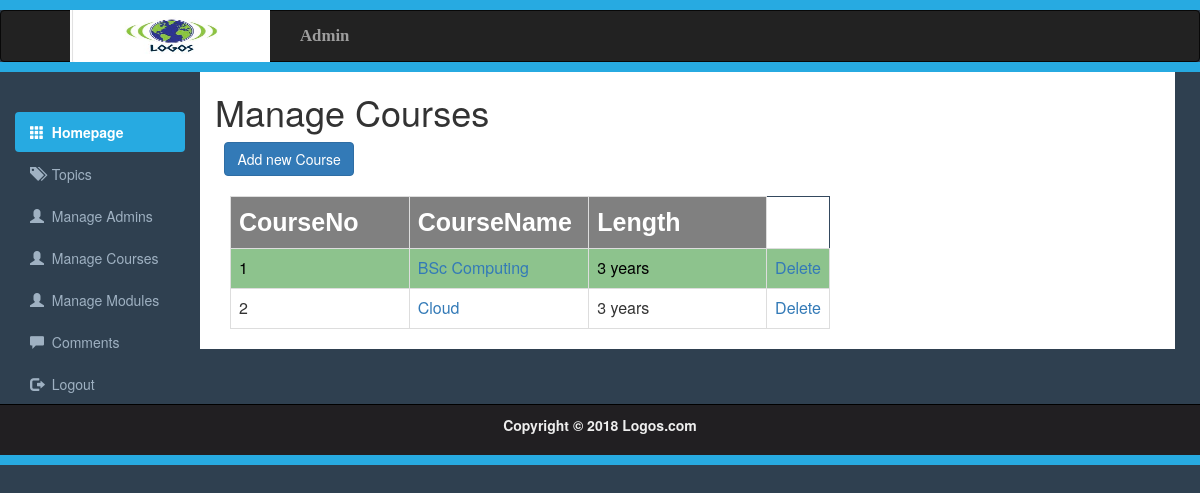
The page /TeamProject/manageCourses.php on the database as committed earlier.
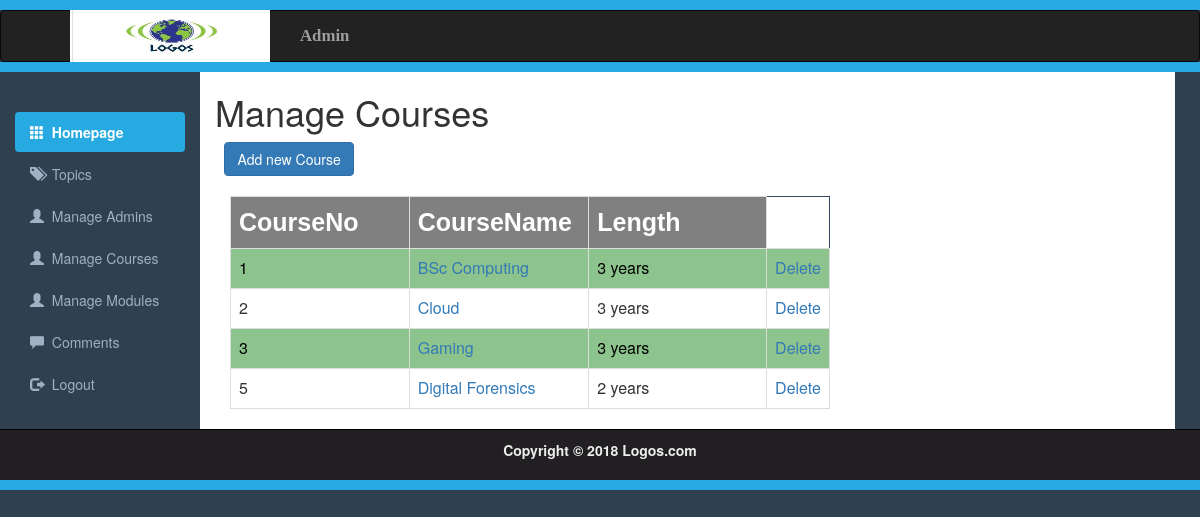
The same page on the database as committed later.
### tables this page shows
CREATE TABLE `course` (
  `CourseNo` int(11) NOT NULL,
  `CourseName` varchar(255) NOT NULL,
  `Length` int(11) NOT NULL
);

### TeamProject/manageCourses.php (the view, shortened to what this page needs)
<?php include 'adminHeader.php';?>
<?php include 'adminSidebar.php';?>
<?php include("includes/Functions.php");?>
<!DOCTYPE html>
<html lang="en">
	<head>
		<link rel="stylesheet" href="css/bootstrap.min.css">
		<link rel="stylesheet" href="css/adminstyles.css">
	</head>
	<body>
		<div class="container-fluid">
			<div class="col-sm-10">
				<h1>Manage Courses</h1>
					<div id="button">
					<button type='submit'  id=newCourse class='btn btn-primary'>Add new Course</button><br><br>
					</div>
				<div id='newCourseDiv' style=display:none>
						<br><br>
						<div class="col-md-4 col-md-offset-0" >
							<form method='POST' action='courseHandler.php'>
								<table class="table table-sm">
									<thead>
										<tr><td><strong>Course Name </strong><input name='CourseName' type='text' size='29' REQUIRED /></td></tr><strong>
										<tr><td><button type='submit'  name='submit' class='btn btn-primary'>Submit</button></td></tr></thead>
								</table>
							</form>
					</div>
					<br><br><br><br><br><br><br><br><br><br><br><br><br><br>
				</div>
					<div class="col-md-8 col-md-offset-0" >
						<table class="table table-bordered" >
			<tr><th>CourseNo</th><th>CourseName</th><th>Length</th></tr>
			<?php
			$courseResult = mysqli_query($con,'SELECT * FROM course');
			while($row=mysqli_fetch_array($courseResult))
			{
				print('<tr><td>'.$row['CourseNo'].'</td><td><a href=editCourse.php?CourseNo='.$row['CourseNo'].'>'.$row['CourseName'].'</td><td>'.$row['Length'].' years</td><td><a href=deleteCourse.php?CourseNo='.$row['CourseNo'].'>Delete</a></td></tr>');
			}
			?>
		</table>
		</div>
		</div>
		</div>
	<?php include 'adminFooter.php';?>
	</body>
</html>

Rows that differ between the two databases and show on the page:
added course: CourseNo "3", CourseName "Gaming", Length "3"
added course: CourseNo "5", CourseName "Digital Forensics", Length "2"
